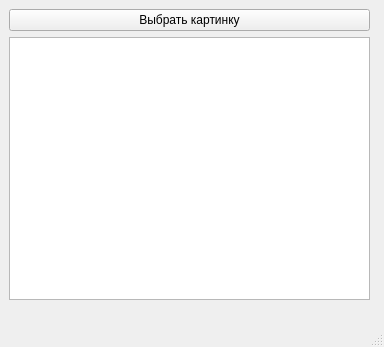
<?xml version="1.0" encoding="UTF-8"?>
<ui version="4.0">
 <class>MainWindow</class>
 <widget class="QMainWindow" name="MainWindow">
  <property name="geometry">
   <rect>
    <x>0</x>
    <y>0</y>
    <width>384</width>
    <height>347</height>
   </rect>
  </property>
  <property name="windowTitle">
   <string>Дешифровальщик</string>
  </property>
  <widget class="QWidget" name="centralwidget">
   <widget class="QWidget" name="verticalLayoutWidget">
    <property name="geometry">
     <rect>
      <x>9</x>
      <y>9</y>
      <width>361</width>
      <height>291</height>
     </rect>
    </property>
    <layout class="QVBoxLayout" name="verticalLayout">
     <item>
      <widget class="QPushButton" name="pushButton">
       <property name="text">
        <string>Выбрать картинку</string>
       </property>
      </widget>
     </item>
     <item>
      <widget class="QTextBrowser" name="textBrowser"/>
     </item>
    </layout>
   </widget>
  </widget>
  <widget class="QMenuBar" name="menubar">
   <property name="geometry">
    <rect>
     <x>0</x>
     <y>0</y>
     <width>384</width>
     <height>21</height>
    </rect>
   </property>
  </widget>
  <widget class="QStatusBar" name="statusbar"/>
 </widget>
 <resources/>
 <connections/>
</ui>
